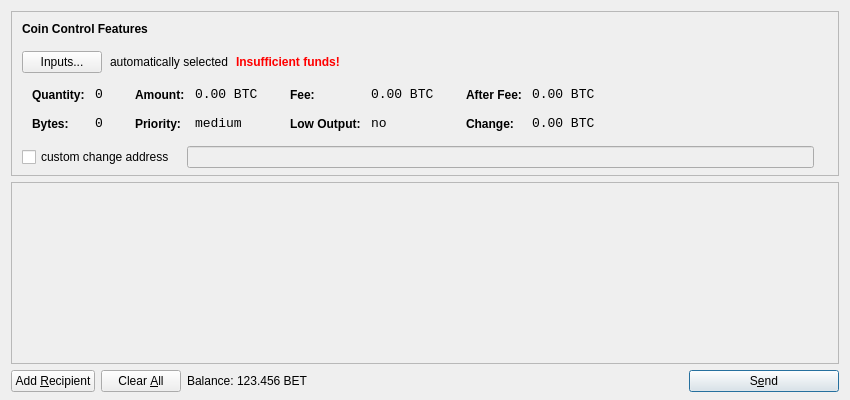
<?xml version="1.0" encoding="UTF-8"?>
<ui version="4.0">
 <class>SendCoinsDialog</class>
 <widget class="QDialog" name="SendCoinsDialog">
  <property name="geometry">
   <rect>
    <x>0</x>
    <y>0</y>
    <width>850</width>
    <height>400</height>
   </rect>
  </property>
  <property name="windowTitle">
   <string>Send Coins</string>
  </property>
  <layout class="QVBoxLayout" name="verticalLayout" stretch="0,1,0">
   <property name="bottomMargin">
    <number>8</number>
   </property>
   <item>
    <widget class="QFrame" name="frameCoinControl">
     <property name="sizePolicy">
      <sizepolicy hsizetype="Expanding" vsizetype="Expanding">
       <horstretch>0</horstretch>
       <verstretch>0</verstretch>
      </sizepolicy>
     </property>
     <property name="maximumSize">
      <size>
       <width>16777215</width>
       <height>16777215</height>
      </size>
     </property>
     <property name="frameShape">
      <enum>QFrame::StyledPanel</enum>
     </property>
     <property name="frameShadow">
      <enum>QFrame::Sunken</enum>
     </property>
     <layout class="QVBoxLayout" name="verticalLayoutCoinControl2">
      <property name="spacing">
       <number>-1</number>
      </property>
      <property name="leftMargin">
       <number>0</number>
      </property>
      <property name="topMargin">
       <number>0</number>
      </property>
      <property name="rightMargin">
       <number>0</number>
      </property>
      <property name="bottomMargin">
       <number>6</number>
      </property>
      <item>
       <layout class="QVBoxLayout" name="verticalLayoutCoinControl" stretch="0,0,0,0,1">
        <property name="spacing">
         <number>0</number>
        </property>
        <property name="leftMargin">
         <number>10</number>
        </property>
        <property name="topMargin">
         <number>10</number>
        </property>
        <item>
         <layout class="QHBoxLayout" name="horizontalLayoutCoinControl1">
          <property name="bottomMargin">
           <number>15</number>
          </property>
          <item>
           <widget class="QLabel" name="labelCoinControlFeatures">
            <property name="sizePolicy">
             <sizepolicy hsizetype="Preferred" vsizetype="Maximum">
              <horstretch>0</horstretch>
              <verstretch>0</verstretch>
             </sizepolicy>
            </property>
            <property name="font">
             <font>
              <weight>75</weight>
              <bold>true</bold>
             </font>
            </property>
            <property name="styleSheet">
             <string notr="true">font-weight:bold;</string>
            </property>
            <property name="text">
             <string>Coin Control Features</string>
            </property>
           </widget>
          </item>
         </layout>
        </item>
        <item>
         <layout class="QHBoxLayout" name="horizontalLayoutCoinControl2" stretch="0,0,0,0">
          <property name="spacing">
           <number>8</number>
          </property>
          <property name="bottomMargin">
           <number>10</number>
          </property>
          <item>
           <widget class="QPushButton" name="pushButtonCoinControl">
            <property name="styleSheet">
             <string notr="true"/>
            </property>
            <property name="text">
             <string>Inputs...</string>
            </property>
           </widget>
          </item>
          <item>
           <widget class="QLabel" name="labelCoinControlAutomaticallySelected">
            <property name="text">
             <string>automatically selected</string>
            </property>
            <property name="margin">
             <number>5</number>
            </property>
           </widget>
          </item>
          <item>
           <widget class="QLabel" name="labelCoinControlInsuffFunds">
            <property name="font">
             <font>
              <weight>75</weight>
              <bold>true</bold>
             </font>
            </property>
            <property name="styleSheet">
             <string notr="true">color:red;font-weight:bold;</string>
            </property>
            <property name="text">
             <string>Insufficient funds!</string>
            </property>
            <property name="margin">
             <number>5</number>
            </property>
           </widget>
          </item>
          <item>
           <spacer name="horizontalSpacerCoinControl">
            <property name="orientation">
             <enum>Qt::Horizontal</enum>
            </property>
            <property name="sizeHint" stdset="0">
             <size>
              <width>40</width>
              <height>1</height>
             </size>
            </property>
           </spacer>
          </item>
         </layout>
        </item>
        <item>
         <widget class="QWidget" name="widgetCoinControl" native="true">
          <property name="sizePolicy">
           <sizepolicy hsizetype="Preferred" vsizetype="Preferred">
            <horstretch>0</horstretch>
            <verstretch>0</verstretch>
           </sizepolicy>
          </property>
          <property name="minimumSize">
           <size>
            <width>0</width>
            <height>0</height>
           </size>
          </property>
          <property name="styleSheet">
           <string notr="true"/>
          </property>
          <layout class="QHBoxLayout" name="horizontalLayoutCoinControl5">
           <property name="margin">
            <number>0</number>
           </property>
           <item>
            <layout class="QHBoxLayout" name="horizontalLayoutCoinControl3" stretch="0,0,0,1">
             <property name="spacing">
              <number>20</number>
             </property>
             <property name="topMargin">
              <number>0</number>
             </property>
             <property name="bottomMargin">
              <number>10</number>
             </property>
             <item>
              <layout class="QFormLayout" name="formLayoutCoinControl1">
               <property name="horizontalSpacing">
                <number>10</number>
               </property>
               <property name="verticalSpacing">
                <number>14</number>
               </property>
               <property name="leftMargin">
                <number>10</number>
               </property>
               <property name="topMargin">
                <number>4</number>
               </property>
               <property name="rightMargin">
                <number>6</number>
               </property>
               <item row="0" column="0">
                <widget class="QLabel" name="labelCoinControlQuantityText">
                 <property name="styleSheet">
                  <string notr="true">font-weight:bold;</string>
                 </property>
                 <property name="text">
                  <string>Quantity:</string>
                 </property>
                 <property name="margin">
                  <number>0</number>
                 </property>
                </widget>
               </item>
               <item row="0" column="1">
                <widget class="QLabel" name="labelCoinControlQuantity">
                 <property name="font">
                  <font>
                   <family>Monospace</family>
                   <pointsize>10</pointsize>
                  </font>
                 </property>
                 <property name="cursor">
                  <cursorShape>IBeamCursor</cursorShape>
                 </property>
                 <property name="contextMenuPolicy">
                  <enum>Qt::ActionsContextMenu</enum>
                 </property>
                 <property name="text">
                  <string notr="true">0</string>
                 </property>
                 <property name="margin">
                  <number>0</number>
                 </property>
                 <property name="textInteractionFlags">
                  <set>Qt::LinksAccessibleByMouse|Qt::TextSelectableByKeyboard|Qt::TextSelectableByMouse</set>
                 </property>
                </widget>
               </item>
               <item row="1" column="0">
                <widget class="QLabel" name="labelCoinControlBytesText">
                 <property name="styleSheet">
                  <string notr="true">font-weight:bold;</string>
                 </property>
                 <property name="text">
                  <string>Bytes:</string>
                 </property>
                </widget>
               </item>
               <item row="1" column="1">
                <widget class="QLabel" name="labelCoinControlBytes">
                 <property name="font">
                  <font>
                   <family>Monospace</family>
                   <pointsize>10</pointsize>
                  </font>
                 </property>
                 <property name="cursor">
                  <cursorShape>IBeamCursor</cursorShape>
                 </property>
                 <property name="contextMenuPolicy">
                  <enum>Qt::ActionsContextMenu</enum>
                 </property>
                 <property name="text">
                  <string notr="true">0</string>
                 </property>
                 <property name="textInteractionFlags">
                  <set>Qt::LinksAccessibleByMouse|Qt::TextSelectableByKeyboard|Qt::TextSelectableByMouse</set>
                 </property>
                </widget>
               </item>
              </layout>
             </item>
             <item>
              <layout class="QFormLayout" name="formLayoutCoinControl2">
               <property name="horizontalSpacing">
                <number>10</number>
               </property>
               <property name="verticalSpacing">
                <number>14</number>
               </property>
               <property name="leftMargin">
                <number>6</number>
               </property>
               <property name="topMargin">
                <number>4</number>
               </property>
               <property name="rightMargin">
                <number>6</number>
               </property>
               <item row="0" column="0">
                <widget class="QLabel" name="labelCoinControlAmountText">
                 <property name="styleSheet">
                  <string notr="true">font-weight:bold;</string>
                 </property>
                 <property name="text">
                  <string>Amount:</string>
                 </property>
                 <property name="margin">
                  <number>0</number>
                 </property>
                </widget>
               </item>
               <item row="0" column="1">
                <widget class="QLabel" name="labelCoinControlAmount">
                 <property name="font">
                  <font>
                   <family>Monospace</family>
                   <pointsize>10</pointsize>
                  </font>
                 </property>
                 <property name="cursor">
                  <cursorShape>IBeamCursor</cursorShape>
                 </property>
                 <property name="contextMenuPolicy">
                  <enum>Qt::ActionsContextMenu</enum>
                 </property>
                 <property name="text">
                  <string notr="true">0.00 BTC</string>
                 </property>
                 <property name="textInteractionFlags">
                  <set>Qt::LinksAccessibleByMouse|Qt::TextSelectableByKeyboard|Qt::TextSelectableByMouse</set>
                 </property>
                </widget>
               </item>
               <item row="1" column="0">
                <widget class="QLabel" name="labelCoinControlPriorityText">
                 <property name="styleSheet">
                  <string notr="true">font-weight:bold;</string>
                 </property>
                 <property name="text">
                  <string>Priority:</string>
                 </property>
                </widget>
               </item>
               <item row="1" column="1">
                <widget class="QLabel" name="labelCoinControlPriority">
                 <property name="font">
                  <font>
                   <family>Monospace</family>
                   <pointsize>10</pointsize>
                  </font>
                 </property>
                 <property name="cursor">
                  <cursorShape>IBeamCursor</cursorShape>
                 </property>
                 <property name="contextMenuPolicy">
                  <enum>Qt::ActionsContextMenu</enum>
                 </property>
                 <property name="text">
                  <string>medium</string>
                 </property>
                 <property name="textInteractionFlags">
                  <set>Qt::LinksAccessibleByMouse|Qt::TextSelectableByKeyboard|Qt::TextSelectableByMouse</set>
                 </property>
                </widget>
               </item>
              </layout>
             </item>
             <item>
              <layout class="QFormLayout" name="formLayoutCoinControl3">
               <property name="horizontalSpacing">
                <number>10</number>
               </property>
               <property name="verticalSpacing">
                <number>14</number>
               </property>
               <property name="leftMargin">
                <number>6</number>
               </property>
               <property name="topMargin">
                <number>4</number>
               </property>
               <property name="rightMargin">
                <number>6</number>
               </property>
               <item row="0" column="0">
                <widget class="QLabel" name="labelCoinControlFeeText">
                 <property name="styleSheet">
                  <string notr="true">font-weight:bold;</string>
                 </property>
                 <property name="text">
                  <string>Fee:</string>
                 </property>
                 <property name="margin">
                  <number>0</number>
                 </property>
                </widget>
               </item>
               <item row="0" column="1">
                <widget class="QLabel" name="labelCoinControlFee">
                 <property name="font">
                  <font>
                   <family>Monospace</family>
                   <pointsize>10</pointsize>
                  </font>
                 </property>
                 <property name="cursor">
                  <cursorShape>IBeamCursor</cursorShape>
                 </property>
                 <property name="contextMenuPolicy">
                  <enum>Qt::ActionsContextMenu</enum>
                 </property>
                 <property name="text">
                  <string notr="true">0.00 BTC</string>
                 </property>
                 <property name="textInteractionFlags">
                  <set>Qt::LinksAccessibleByMouse|Qt::TextSelectableByKeyboard|Qt::TextSelectableByMouse</set>
                 </property>
                </widget>
               </item>
               <item row="1" column="0">
                <widget class="QLabel" name="labelCoinControlLowOutputText">
                 <property name="styleSheet">
                  <string notr="true">font-weight:bold;</string>
                 </property>
                 <property name="text">
                  <string>Low Output:</string>
                 </property>
                </widget>
               </item>
               <item row="1" column="1">
                <widget class="QLabel" name="labelCoinControlLowOutput">
                 <property name="font">
                  <font>
                   <family>Monospace</family>
                   <pointsize>10</pointsize>
                  </font>
                 </property>
                 <property name="cursor">
                  <cursorShape>IBeamCursor</cursorShape>
                 </property>
                 <property name="contextMenuPolicy">
                  <enum>Qt::ActionsContextMenu</enum>
                 </property>
                 <property name="text">
                  <string>no</string>
                 </property>
                 <property name="textInteractionFlags">
                  <set>Qt::LinksAccessibleByMouse|Qt::TextSelectableByKeyboard|Qt::TextSelectableByMouse</set>
                 </property>
                </widget>
               </item>
              </layout>
             </item>
             <item>
              <layout class="QFormLayout" name="formLayoutCoinControl4">
               <property name="horizontalSpacing">
                <number>10</number>
               </property>
               <property name="verticalSpacing">
                <number>14</number>
               </property>
               <property name="leftMargin">
                <number>6</number>
               </property>
               <property name="topMargin">
                <number>4</number>
               </property>
               <property name="rightMargin">
                <number>6</number>
               </property>
               <item row="0" column="0">
                <widget class="QLabel" name="labelCoinControlAfterFeeText">
                 <property name="styleSheet">
                  <string notr="true">font-weight:bold;</string>
                 </property>
                 <property name="text">
                  <string>After Fee:</string>
                 </property>
                 <property name="margin">
                  <number>0</number>
                 </property>
                </widget>
               </item>
               <item row="0" column="1">
                <widget class="QLabel" name="labelCoinControlAfterFee">
                 <property name="font">
                  <font>
                   <family>Monospace</family>
                   <pointsize>10</pointsize>
                  </font>
                 </property>
                 <property name="cursor">
                  <cursorShape>IBeamCursor</cursorShape>
                 </property>
                 <property name="contextMenuPolicy">
                  <enum>Qt::ActionsContextMenu</enum>
                 </property>
                 <property name="text">
                  <string notr="true">0.00 BTC</string>
                 </property>
                 <property name="textInteractionFlags">
                  <set>Qt::LinksAccessibleByMouse|Qt::TextSelectableByKeyboard|Qt::TextSelectableByMouse</set>
                 </property>
                </widget>
               </item>
               <item row="1" column="0">
                <widget class="QLabel" name="labelCoinControlChangeText">
                 <property name="styleSheet">
                  <string notr="true">font-weight:bold;</string>
                 </property>
                 <property name="text">
                  <string>Change:</string>
                 </property>
                </widget>
               </item>
               <item row="1" column="1">
                <widget class="QLabel" name="labelCoinControlChange">
                 <property name="font">
                  <font>
                   <family>Monospace</family>
                   <pointsize>10</pointsize>
                  </font>
                 </property>
                 <property name="cursor">
                  <cursorShape>IBeamCursor</cursorShape>
                 </property>
                 <property name="contextMenuPolicy">
                  <enum>Qt::ActionsContextMenu</enum>
                 </property>
                 <property name="text">
                  <string notr="true">0.00 BTC</string>
                 </property>
                 <property name="textInteractionFlags">
                  <set>Qt::LinksAccessibleByMouse|Qt::TextSelectableByKeyboard|Qt::TextSelectableByMouse</set>
                 </property>
                </widget>
               </item>
              </layout>
             </item>
            </layout>
           </item>
          </layout>
         </widget>
        </item>
        <item>
         <layout class="QHBoxLayout" name="horizontalLayoutCoinControl4" stretch="0,0,0">
          <property name="spacing">
           <number>12</number>
          </property>
          <property name="sizeConstraint">
           <enum>QLayout::SetDefaultConstraint</enum>
          </property>
          <property name="topMargin">
           <number>5</number>
          </property>
          <property name="rightMargin">
           <number>5</number>
          </property>
          <item>
           <widget class="QCheckBox" name="checkBoxCoinControlChange">
            <property name="text">
             <string>custom change address</string>
            </property>
           </widget>
          </item>
          <item>
           <widget class="QLineEdit" name="lineEditCoinControlChange">
            <property name="enabled">
             <bool>false</bool>
            </property>
            <property name="sizePolicy">
             <sizepolicy hsizetype="Expanding" vsizetype="Fixed">
              <horstretch>0</horstretch>
              <verstretch>0</verstretch>
             </sizepolicy>
            </property>
           </widget>
          </item>
          <item>
           <widget class="QLabel" name="labelCoinControlChangeLabel">
            <property name="sizePolicy">
             <sizepolicy hsizetype="Preferred" vsizetype="Expanding">
              <horstretch>0</horstretch>
              <verstretch>0</verstretch>
             </sizepolicy>
            </property>
            <property name="minimumSize">
             <size>
              <width>0</width>
              <height>0</height>
             </size>
            </property>
            <property name="text">
             <string/>
            </property>
            <property name="margin">
             <number>3</number>
            </property>
           </widget>
          </item>
         </layout>
        </item>
        <item>
         <spacer name="verticalSpacerCoinControl">
          <property name="orientation">
           <enum>Qt::Vertical</enum>
          </property>
          <property name="sizeHint" stdset="0">
           <size>
            <width>800</width>
            <height>1</height>
           </size>
          </property>
         </spacer>
        </item>
       </layout>
      </item>
     </layout>
    </widget>
   </item>
   <item>
    <widget class="QScrollArea" name="scrollArea">
     <property name="widgetResizable">
      <bool>true</bool>
     </property>
     <widget class="QWidget" name="scrollAreaWidgetContents">
      <property name="geometry">
       <rect>
        <x>0</x>
        <y>0</y>
        <width>830</width>
        <height>165</height>
       </rect>
      </property>
      <layout class="QVBoxLayout" name="verticalLayout_2">
       <property name="margin">
        <number>0</number>
       </property>
       <item>
        <layout class="QVBoxLayout" name="entries">
         <property name="spacing">
          <number>6</number>
         </property>
        </layout>
       </item>
       <item>
        <spacer name="verticalSpacer">
         <property name="orientation">
          <enum>Qt::Vertical</enum>
         </property>
         <property name="sizeHint" stdset="0">
          <size>
           <width>20</width>
           <height>40</height>
          </size>
         </property>
        </spacer>
       </item>
      </layout>
     </widget>
    </widget>
   </item>
   <item>
    <layout class="QHBoxLayout" name="horizontalLayout">
     <item>
      <widget class="QPushButton" name="addButton">
       <property name="toolTip">
        <string>Send to multiple recipients at once</string>
       </property>
       <property name="text">
        <string>Add &amp;Recipient</string>
       </property>
       <property name="icon">
        <iconset resource="../bitcoin.qrc">
         <normaloff>:/icons/add</normaloff>:/icons/add</iconset>
       </property>
       <property name="autoDefault">
        <bool>false</bool>
       </property>
      </widget>
     </item>
     <item>
      <widget class="QPushButton" name="clearButton">
       <property name="sizePolicy">
        <sizepolicy hsizetype="Minimum" vsizetype="Fixed">
         <horstretch>0</horstretch>
         <verstretch>0</verstretch>
        </sizepolicy>
       </property>
       <property name="toolTip">
        <string>Remove all transaction fields</string>
       </property>
       <property name="text">
        <string>Clear &amp;All</string>
       </property>
       <property name="icon">
        <iconset resource="../bitcoin.qrc">
         <normaloff>:/icons/remove</normaloff>:/icons/remove</iconset>
       </property>
       <property name="autoRepeatDelay">
        <number>300</number>
       </property>
       <property name="autoDefault">
        <bool>false</bool>
       </property>
      </widget>
     </item>
     <item>
      <layout class="QHBoxLayout" name="horizontalLayout_2">
       <property name="spacing">
        <number>3</number>
       </property>
       <item>
        <widget class="QLabel" name="label">
         <property name="text">
          <string>Balance:</string>
         </property>
        </widget>
       </item>
       <item>
        <widget class="QLabel" name="labelBalance">
         <property name="cursor">
          <cursorShape>IBeamCursor</cursorShape>
         </property>
         <property name="text">
          <string>123.456 BET</string>
         </property>
         <property name="textInteractionFlags">
          <set>Qt::LinksAccessibleByMouse|Qt::TextSelectableByKeyboard|Qt::TextSelectableByMouse</set>
         </property>
        </widget>
       </item>
      </layout>
     </item>
     <item>
      <spacer name="horizontalSpacer">
       <property name="orientation">
        <enum>Qt::Horizontal</enum>
       </property>
       <property name="sizeHint" stdset="0">
        <size>
         <width>40</width>
         <height>20</height>
        </size>
       </property>
      </spacer>
     </item>
     <item>
      <widget class="QPushButton" name="sendButton">
       <property name="minimumSize">
        <size>
         <width>150</width>
         <height>0</height>
        </size>
       </property>
       <property name="toolTip">
        <string>Confirm the send action</string>
       </property>
       <property name="text">
        <string>S&amp;end</string>
       </property>
       <property name="icon">
        <iconset resource="../bitcoin.qrc">
         <normaloff>:/icons/send</normaloff>:/icons/send</iconset>
       </property>
       <property name="default">
        <bool>true</bool>
       </property>
      </widget>
     </item>
    </layout>
   </item>
  </layout>
 </widget>
 <resources>
  <include location="../bitcoin.qrc"/>
 </resources>
 <connections/>
</ui>
